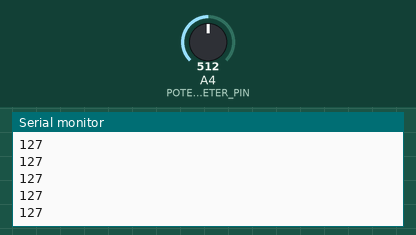
Recording of a sketch running on a simulated Arduino Uno, built with avr-gcc and run on an emulated ATmega328P. Shown: the last lines printed to the serial monitor. The test bench sets the inputs (shaded band); at power-on: A4 (POTENTIOMETER_PIN) = 512.

Above: at 1.2 s.
1.3 s: A4 (POTENTIOMETER_PIN) set to 716
At 1.32 s:
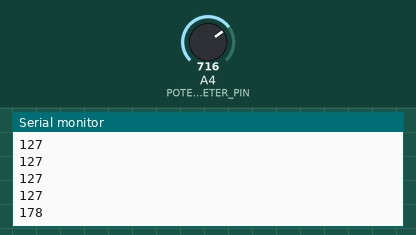
2.8 s: A4 (POTENTIOMETER_PIN) set to 900
At 2.83 s:
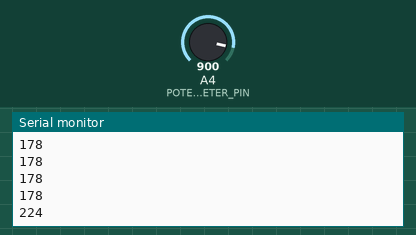
Timing chart, 0 to 5.8 s (numbered marks = the images above; inputs shaded):
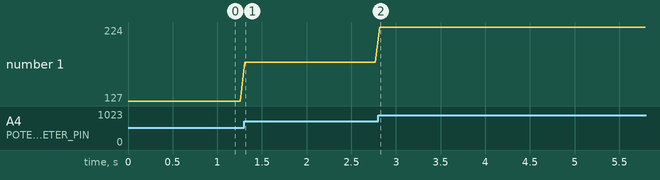

Measured:
- after the input at 1.3 s, the serial monitor: prints a new line at once (image 1)
- after the input at 2.8 s, the serial monitor: prints a new line at once (image 2)
- plotted number 1: 127 → 178 after the input at 1.3 s, 178 → 224 after the input at 2.8 s

The sketch:

potentiometer.ino
```cpp
#define DEBUG false

#ifdef DEBUG
#define BUFF_SIZE 5
#else
#define BUFF_SIZE 4
#endif

#define POTENTIOMETER_PIN A4

uint8_t arr[BUFF_SIZE];
bool hasRead = false;
void setup() {
  pinMode(POTENTIOMETER_PIN, INPUT);
  Serial.begin(9600);
}

void loop() {
  int pot_data = analogRead(POTENTIOMETER_PIN);
  uint8_t percentage = map(pot_data, 0, 1023, 0, 255);
//  if (Serial.available() >= (BUFF_SIZE)) {
//    hasRead = false;
//    int temp = Serial.readBytes(arr, BUFF_SIZE);
//    hasRead = true;
//  }
//  if (hasRead) {
//    Serial.print("\nSuccessfully read the following");
//    Serial.print("\t");
//    for (uint8_t i = 0 ; i < BUFF_SIZE; i++) {
//      Serial.write(arr[i]);
//      Serial.print("\t");
//    }
//    Serial.println();
//    hasRead = false;
//    Serial.flush();
//  }

  Serial.println(percentage);
  delay(50);
//  Serial.println(percentage);
}
```
